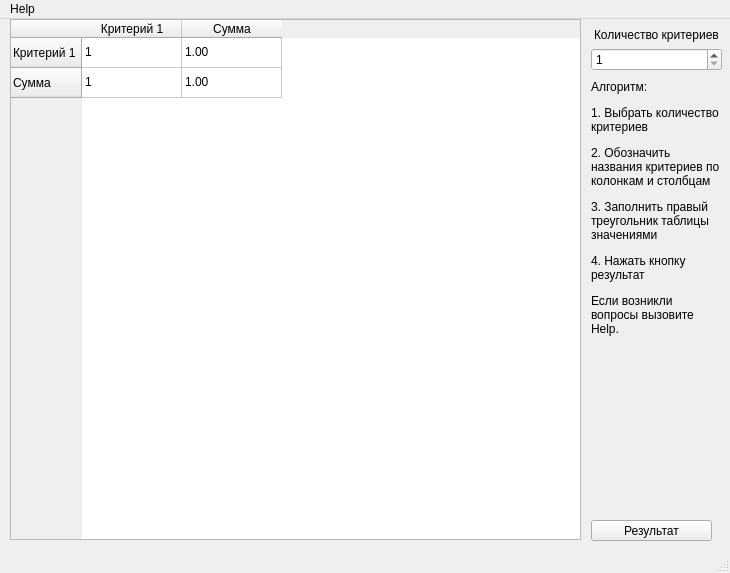
<?xml version="1.0" encoding="UTF-8"?>
<ui version="4.0">
 <class>MainWindow</class>
 <widget class="QMainWindow" name="MainWindow">
  <property name="geometry">
   <rect>
    <x>0</x>
    <y>0</y>
    <width>730</width>
    <height>573</height>
   </rect>
  </property>
  <property name="windowTitle">
   <string>MainWindow</string>
  </property>
  <widget class="QWidget" name="centralwidget">
   <widget class="QWidget" name="verticalLayoutWidget">
    <property name="geometry">
     <rect>
      <x>591</x>
      <y>1</y>
      <width>131</width>
      <height>51</height>
     </rect>
    </property>
    <layout class="QVBoxLayout" name="verticalLayout_2">
     <item alignment="Qt::AlignHCenter|Qt::AlignBottom">
      <widget class="QLabel" name="criteria_label">
       <property name="text">
        <string>Количество критериев</string>
       </property>
      </widget>
     </item>
     <item>
      <widget class="QSpinBox" name="criteriaAmount">
       <property name="minimum">
        <number>1</number>
       </property>
      </widget>
     </item>
    </layout>
   </widget>
   <widget class="QPushButton" name="result_button">
    <property name="geometry">
     <rect>
      <x>591</x>
      <y>501</y>
      <width>121</width>
      <height>21</height>
     </rect>
    </property>
    <property name="text">
     <string>Результат</string>
    </property>
   </widget>
   <widget class="QWidget" name="horizontalLayoutWidget">
    <property name="geometry">
     <rect>
      <x>10</x>
      <y>0</y>
      <width>571</width>
      <height>521</height>
     </rect>
    </property>
    <layout class="QHBoxLayout" name="horizontalLayout">
     <item>
      <widget class="QTableWidget" name="tableWidget">
       <row>
        <property name="text">
         <string>Критерий 1</string>
        </property>
       </row>
       <row>
        <property name="text">
         <string>Сумма</string>
        </property>
       </row>
       <column>
        <property name="text">
         <string>Критерий 1</string>
        </property>
       </column>
       <column>
        <property name="text">
         <string>Сумма</string>
        </property>
       </column>
       <item row="0" column="0">
        <property name="text">
         <string>1</string>
        </property>
       </item>
       <item row="0" column="1">
        <property name="text">
         <string>1.00</string>
        </property>
       </item>
       <item row="1" column="0">
        <property name="text">
         <string>1</string>
        </property>
       </item>
       <item row="1" column="1">
        <property name="text">
         <string>1.00</string>
        </property>
       </item>
      </widget>
     </item>
    </layout>
   </widget>
   <widget class="QWidget" name="verticalLayoutWidget_2">
    <property name="geometry">
     <rect>
      <x>591</x>
      <y>61</y>
      <width>131</width>
      <height>431</height>
     </rect>
    </property>
    <layout class="QVBoxLayout" name="verticalLayout_3">
     <item alignment="Qt::AlignHCenter|Qt::AlignTop">
      <widget class="QLabel" name="algorythm_label">
       <property name="text">
        <string>&lt;html&gt;&lt;head/&gt;&lt;body&gt;&lt;p&gt;Алгоритм:&lt;/p&gt;&lt;p&gt;1. Выбрать количество критериев&lt;/p&gt;&lt;p&gt;2. Обозначить названия критериев по колонкам и столбцам&lt;/p&gt;&lt;p&gt;3. Заполнить правый треугольник таблицы значениями&lt;/p&gt;&lt;p&gt;4. Нажать кнопку результат&lt;/p&gt;&lt;p&gt;Если возникли вопросы вызовите Help.&lt;/p&gt;&lt;/body&gt;&lt;/html&gt;</string>
       </property>
       <property name="wordWrap">
        <bool>true</bool>
       </property>
      </widget>
     </item>
    </layout>
   </widget>
  </widget>
  <widget class="QMenuBar" name="menubar">
   <property name="geometry">
    <rect>
     <x>0</x>
     <y>0</y>
     <width>730</width>
     <height>21</height>
    </rect>
   </property>
   <widget class="QMenu" name="menuHelp">
    <property name="title">
     <string>Help</string>
    </property>
   </widget>
   <addaction name="menuHelp"/>
  </widget>
  <widget class="QStatusBar" name="statusbar"/>
 </widget>
 <resources/>
 <connections/>
</ui>
